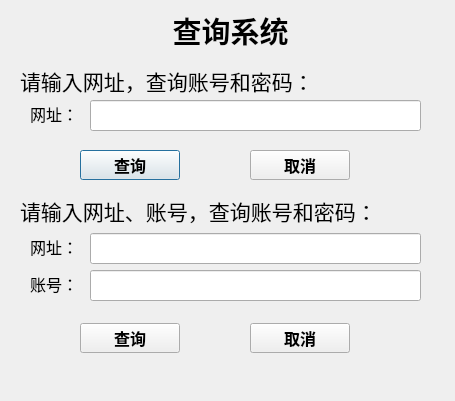
<?xml version="1.0" encoding="UTF-8"?>
<ui version="4.0">
 <class>Dialog</class>
 <widget class="QDialog" name="Dialog">
  <property name="geometry">
   <rect>
    <x>0</x>
    <y>0</y>
    <width>455</width>
    <height>401</height>
   </rect>
  </property>
  <property name="windowTitle">
   <string>密码通v1.0.0  查询服务</string>
  </property>
  <widget class="QLabel" name="label">
   <property name="geometry">
    <rect>
     <x>20</x>
     <y>60</y>
     <width>351</width>
     <height>41</height>
    </rect>
   </property>
   <property name="font">
    <font>
     <family>Times New Roman</family>
     <pointsize>16</pointsize>
     <weight>50</weight>
     <bold>false</bold>
    </font>
   </property>
   <property name="text">
    <string>请输入网址，查询账号和密码：</string>
   </property>
  </widget>
  <widget class="QPushButton" name="pushButton_search0">
   <property name="geometry">
    <rect>
     <x>80</x>
     <y>150</y>
     <width>100</width>
     <height>30</height>
    </rect>
   </property>
   <property name="font">
    <font>
     <family>Times New Roman</family>
     <pointsize>12</pointsize>
     <weight>75</weight>
     <bold>true</bold>
    </font>
   </property>
   <property name="text">
    <string>查询</string>
   </property>
  </widget>
  <widget class="QPushButton" name="pushButton_cancel0">
   <property name="geometry">
    <rect>
     <x>250</x>
     <y>150</y>
     <width>100</width>
     <height>30</height>
    </rect>
   </property>
   <property name="font">
    <font>
     <family>Times New Roman</family>
     <pointsize>12</pointsize>
     <weight>75</weight>
     <bold>true</bold>
    </font>
   </property>
   <property name="text">
    <string>取消</string>
   </property>
  </widget>
  <widget class="QLineEdit" name="lineEdit_website0">
   <property name="geometry">
    <rect>
     <x>90</x>
     <y>100</y>
     <width>331</width>
     <height>31</height>
    </rect>
   </property>
  </widget>
  <widget class="QLabel" name="label_2">
   <property name="geometry">
    <rect>
     <x>30</x>
     <y>103</y>
     <width>50</width>
     <height>21</height>
    </rect>
   </property>
   <property name="font">
    <font>
     <family>Times New Roman</family>
     <pointsize>12</pointsize>
     <weight>50</weight>
     <bold>false</bold>
    </font>
   </property>
   <property name="text">
    <string>网址：</string>
   </property>
  </widget>
  <widget class="QLabel" name="label_3">
   <property name="geometry">
    <rect>
     <x>30</x>
     <y>236</y>
     <width>50</width>
     <height>21</height>
    </rect>
   </property>
   <property name="font">
    <font>
     <family>Times New Roman</family>
     <pointsize>12</pointsize>
     <weight>50</weight>
     <bold>false</bold>
    </font>
   </property>
   <property name="text">
    <string>网址：</string>
   </property>
  </widget>
  <widget class="QLineEdit" name="lineEdit_website1">
   <property name="geometry">
    <rect>
     <x>90</x>
     <y>233</y>
     <width>331</width>
     <height>31</height>
    </rect>
   </property>
  </widget>
  <widget class="QLabel" name="label_4">
   <property name="geometry">
    <rect>
     <x>20</x>
     <y>190</y>
     <width>421</width>
     <height>41</height>
    </rect>
   </property>
   <property name="font">
    <font>
     <family>Times New Roman</family>
     <pointsize>16</pointsize>
     <weight>50</weight>
     <bold>false</bold>
    </font>
   </property>
   <property name="text">
    <string>请输入网址、账号，查询账号和密码：</string>
   </property>
  </widget>
  <widget class="QPushButton" name="pushButton_search1">
   <property name="geometry">
    <rect>
     <x>80</x>
     <y>323</y>
     <width>100</width>
     <height>30</height>
    </rect>
   </property>
   <property name="font">
    <font>
     <family>Times New Roman</family>
     <pointsize>12</pointsize>
     <weight>75</weight>
     <bold>true</bold>
    </font>
   </property>
   <property name="text">
    <string>查询</string>
   </property>
  </widget>
  <widget class="QPushButton" name="pushButton_cancel1">
   <property name="geometry">
    <rect>
     <x>250</x>
     <y>323</y>
     <width>100</width>
     <height>30</height>
    </rect>
   </property>
   <property name="font">
    <font>
     <family>Times New Roman</family>
     <pointsize>12</pointsize>
     <weight>75</weight>
     <bold>true</bold>
    </font>
   </property>
   <property name="text">
    <string>取消</string>
   </property>
  </widget>
  <widget class="QLineEdit" name="lineEdit_username">
   <property name="geometry">
    <rect>
     <x>90</x>
     <y>270</y>
     <width>331</width>
     <height>31</height>
    </rect>
   </property>
  </widget>
  <widget class="QLabel" name="label_5">
   <property name="geometry">
    <rect>
     <x>30</x>
     <y>273</y>
     <width>50</width>
     <height>21</height>
    </rect>
   </property>
   <property name="font">
    <font>
     <family>Times New Roman</family>
     <pointsize>12</pointsize>
     <weight>50</weight>
     <bold>false</bold>
    </font>
   </property>
   <property name="text">
    <string>账号：</string>
   </property>
  </widget>
  <widget class="QLabel" name="label_6">
   <property name="geometry">
    <rect>
     <x>20</x>
     <y>10</y>
     <width>421</width>
     <height>41</height>
    </rect>
   </property>
   <property name="font">
    <font>
     <family>Times New Roman</family>
     <pointsize>22</pointsize>
     <weight>75</weight>
     <bold>true</bold>
    </font>
   </property>
   <property name="text">
    <string>查询系统</string>
   </property>
   <property name="alignment">
    <set>Qt::AlignCenter</set>
   </property>
  </widget>
 </widget>
 <tabstops>
  <tabstop>lineEdit_website0</tabstop>
  <tabstop>pushButton_search0</tabstop>
  <tabstop>pushButton_cancel0</tabstop>
  <tabstop>lineEdit_website1</tabstop>
  <tabstop>lineEdit_username</tabstop>
  <tabstop>pushButton_search1</tabstop>
  <tabstop>pushButton_cancel1</tabstop>
 </tabstops>
 <resources/>
 <connections/>
</ui>
